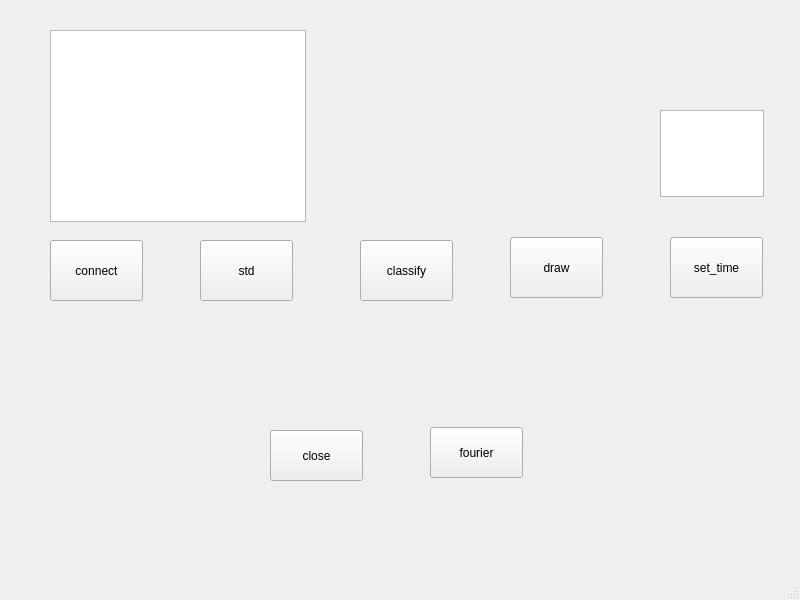
<?xml version="1.0" encoding="UTF-8"?>
<ui version="4.0">
 <class>MainWindow</class>
 <widget class="QMainWindow" name="MainWindow">
  <property name="geometry">
   <rect>
    <x>0</x>
    <y>0</y>
    <width>800</width>
    <height>600</height>
   </rect>
  </property>
  <property name="windowTitle">
   <string>MainWindow</string>
  </property>
  <widget class="QWidget" name="centralwidget">
   <widget class="QPushButton" name="connect">
    <property name="geometry">
     <rect>
      <x>50</x>
      <y>240</y>
      <width>93</width>
      <height>61</height>
     </rect>
    </property>
    <property name="text">
     <string>connect</string>
    </property>
   </widget>
   <widget class="QPushButton" name="close">
    <property name="geometry">
     <rect>
      <x>270</x>
      <y>430</y>
      <width>93</width>
      <height>51</height>
     </rect>
    </property>
    <property name="text">
     <string>close</string>
    </property>
   </widget>
   <widget class="QPushButton" name="std">
    <property name="geometry">
     <rect>
      <x>200</x>
      <y>240</y>
      <width>93</width>
      <height>61</height>
     </rect>
    </property>
    <property name="text">
     <string>std</string>
    </property>
   </widget>
   <widget class="QTextBrowser" name="display">
    <property name="geometry">
     <rect>
      <x>50</x>
      <y>30</y>
      <width>256</width>
      <height>192</height>
     </rect>
    </property>
   </widget>
   <widget class="QPushButton" name="classify">
    <property name="geometry">
     <rect>
      <x>360</x>
      <y>240</y>
      <width>93</width>
      <height>61</height>
     </rect>
    </property>
    <property name="text">
     <string>classify</string>
    </property>
   </widget>
   <widget class="QPushButton" name="draw">
    <property name="geometry">
     <rect>
      <x>510</x>
      <y>237</y>
      <width>93</width>
      <height>61</height>
     </rect>
    </property>
    <property name="text">
     <string>draw</string>
    </property>
   </widget>
   <widget class="QTextEdit" name="textEdit">
    <property name="geometry">
     <rect>
      <x>660</x>
      <y>110</y>
      <width>104</width>
      <height>87</height>
     </rect>
    </property>
   </widget>
   <widget class="QPushButton" name="set_time">
    <property name="geometry">
     <rect>
      <x>670</x>
      <y>237</y>
      <width>93</width>
      <height>61</height>
     </rect>
    </property>
    <property name="text">
     <string>set_time</string>
    </property>
   </widget>
   <widget class="QPushButton" name="fourier">
    <property name="geometry">
     <rect>
      <x>430</x>
      <y>427</y>
      <width>93</width>
      <height>51</height>
     </rect>
    </property>
    <property name="text">
     <string>fourier</string>
    </property>
   </widget>
  </widget>
  <widget class="QMenuBar" name="menubar">
   <property name="geometry">
    <rect>
     <x>0</x>
     <y>0</y>
     <width>800</width>
     <height>25</height>
    </rect>
   </property>
  </widget>
  <widget class="QStatusBar" name="statusbar"/>
 </widget>
 <resources/>
 <connections/>
</ui>
